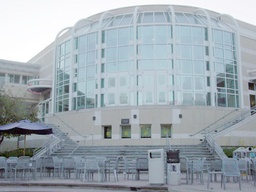
#> input picture Planar Projective Transformation/price_center20.JPG, 256 x 192 px, shrunk from 600 x 450 before the run
$ jupyter execute 'Assignment 4.ipynb'   (shell and % lines are left out)
#> lines starting #> are read from the running program, lines starting #| are printed output that depends on the picture
# CSE 252B: Computer Vision II, Winter 2019 – Assignment 4
### Instructor: Ben Ochoa
### Due: Wednesday, March 6, 2019, 11:59 PM

## Instructions
* Review the academic integrity and collaboration policies on the course website.
* This assignment must be completed individually.
* This assignment contains both math and programming problems.
* All solutions must be written in this notebook
* Math problems must be done in Markdown/LATEX. Remember to show work and describe your solution.
* Programming aspects of this assignment must be completed using Python in this notebook.
* This notebook contains skeleton code, which should not be modified (This is important for standardization to facilate effeciant grading).
* You may use python packages for basic linear algebra, but you may not use packages that directly solve the problem. Ask the instructor if in doubt.
* You must submit this notebook exported as a pdf. You must also submit this notebook as an .ipynb file.
* You must submit both files (.pdf and .ipynb) on Gradescope. You must mark each problem on Gradescope in the pdf.
* It is highly recommended that you begin working on this assignment early.

[cell 1]
import numpy as np
from PIL import Image
import matplotlib.pyplot as plt
import matplotlib.patches as patches
import time

# open the input images
I1 = np.array(Image.open('price_center20.JPG'), dtype='float')/255.
I2 = np.array(Image.open('price_center21.JPG'), dtype='float')/255.
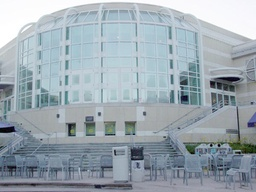
#> input picture Planar Projective Transformation/price_center21.JPG, 256 x 192 px, shrunk from 600 x 450 before the run

# Display the input images
plt.figure(figsize=(14,8))
plt.subplot(1,2,1)
plt.imshow(I1)
plt.subplot(1,2,2)
plt.imshow(I2)
plt.show()
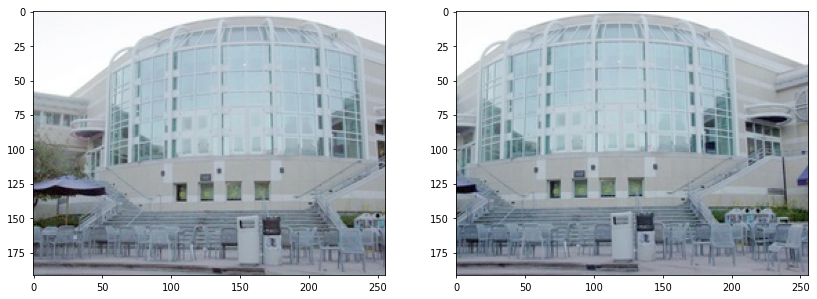
#> figure drawn by matplotlib, 2 panels

## Problem 1 (Programming): Feature detection (20 points)
Download input data from the course website. The file price_center20.JPG
contains image 1 and the file price_center21.JPG contains image 2.

For each input image, calculate an image where each pixel value is the minor
eigenvalue of the gradient matrix

$N=\left[ \begin{array}{cc}
\sum\limits_w I_x^2 & \sum\limits_w I_x I_y\\
\sum\limits_w I_x I_y & \sum\limits_w I_y^2
\end{array} \right]$

where w is the window about the pixel, and $I_x$ and $I_y$ are the gradient images in
the x and y direction, respectively. Calculate the gradient images using the fivepoint
central difference operator. Set resulting values that are below a specified
threshold value to zero (hint: calculating the mean instead of the sum in N allows
for adjusting the size of the window without changing the threshold value). Apply
an operation that suppresses (sets to 0) local (i.e., about a window) nonmaximum
pixel values in the minor eigenvalue image. Vary these parameters such that
around 600–650 features are detected in each image. For resulting nonzero pixel
values, determine the subpixel feature coordinate using the Forstner corner point
operator.

#### Report your final values for:
 * the size of the feature detection window (i.e. the size of the window used to calculate the elements in the gradient matrix N)
 * the minor eigenvalue threshold value
 * the size of the local nonmaximum suppression window
 * the resulting number of features detected (i.e. corners) in each image.

#### Display figures for:
 * original images with detected features

[cell 2]
from scipy.ndimage import convolve

def ImageGradient(I, w, t):
    # inputs:
    # I is the input image (may be mxn for Grayscale or mxnx3 for RGB)
    # w is the size of the window used to compute the gradient matrix N
    # t is the minor eigenvalue threshold
    #
    # outputs:
    # N is the 2x2xmxn gradient matrix
    # b in the 2x1xmxn vector used in the Forstner corner detector
    # J0 is the mxn minor eigenvalue image of N before thresholding
    # J1 is the mxn minor eigenvalue image of N after thresholding

#> called with w = 9, t = 0.000135
    w = int(w/2)
    m,n = I.shape[:2]
    N = np.zeros((2,2,m,n))
    b = np.zeros((2,1,m,n))
    J0 = np.zeros((m,n))
    J1 = np.zeros((m,n))

    """your code here"""
    # Change RGB to Gray
    I = np.array(Image.fromarray((I*255).astype('uint8')).convert('L'), dtype = 'float')/255.

    # Convolution and preparation for later calculation
    K = 1./12. * np.array([-1., 8., 0., -8., 1.])
    I_x, I_y = I.copy(), I.copy()
    I_xx, I_yy, I_xy = I.copy(),I.copy(),I.copy() # matrix for calculating Gradient matrix
    # matrix for calculating b
    x_I_xx, y_I_yy, x_I_xy, y_I_xy = I.copy(),I.copy(),I.copy(), I.copy()
    for i in range(I.shape[0]):
        I_x[i] = convolve(I[i], K, mode='reflect')
        I_xx[i] = I_x[i]*I_x[i]
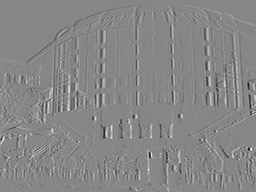
#> I_x: shape (192, 256) float64; min -0.43, max 0.383, mean 0.00016; drawn with min black and max white
    for j in range(I.shape[1]):
        I_y[:,j] = convolve(I[:,j], K, mode='reflect')
        I_yy[:,j] = I_y[:,j]*I_y[:,j]
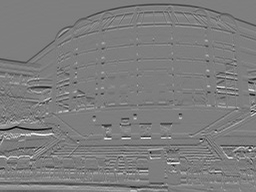
#> I_y: shape (192, 256) float64; min -0.404, max 0.411, mean -0.00221; drawn with min black and max white
    I_xy = I_x*I_y

    # reduce value smaller than e-10 to 0
    I_xx[I_xx < 10**(-20)] = 0
#> I_xx: shape (192, 256) float64; min 0, max 0.185, mean 0.0019
    I_yy[I_yy < 10**(-20)] = 0
#> I_yy: shape (192, 256) float64; min 0, max 0.169, mean 0.00249
    I_xy[I_xy < 10**(-20)] = 0

    for i in range(I.shape[0]):
        for j in range(I.shape[1]):
            x_I_xx[i,j] = j*I_xx[i,j]
            y_I_yy[i,j] = i*I_yy[i,j]
            x_I_xy[i,j] = j*I_xy[i,j]
            y_I_xy[i,j] = i*I_xy[i,j]

    # Gradient Image and the b vector for corner detector
    def SingleWindow(i, j):
        g = np.zeros((2,2))
        sb = np.zeros((2,1))
        if i<w or j<w or i+w+1>m or j+w+1>n: return g, sb
        else:
            g[0][0] = I_xx[i-w:i+w+1, j-w:j+w+1].mean()
            g[1][1] = I_yy[i-w:i+w+1, j-w:j+w+1].mean()
            g[0][1] = g[1][0] = I_xy[i-w:i+w+1, j-w:j+w+1].mean()
            sb[0,0] = x_I_xx[i-w:i+w+1, j-w:j+w+1].mean() + \
                                y_I_xy[i-w:i+w+1, j-w:j+w+1].mean()
            sb[1,0] = y_I_yy[i-w:i+w+1, j-w:j+w+1].mean() + \
                                x_I_xy[i-w:i+w+1, j-w:j+w+1].mean()
            return g, sb

    for i in range(m):
        for j in range(n):
            N[:,:,i,j], b[:,:,i,j]= SingleWindow(i,j)

    # Minor eigen values
    for i in range(m):
        for j in range(n):
            lam = np.min(np.linalg.eigvals(N[:,:,i,j]))
            J0[i,j] = lam
            J1[i,j] = lam if lam>=t else 0.
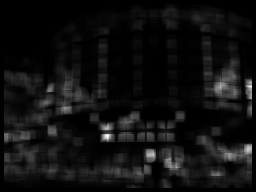
#> J0: shape (192, 256) float64; min -4.24e-22, max 0.014, mean 0.00091; drawn with min black and max white

    return N, b, J0, J1


def NMS(J, w_nms):
    # Apply nonmaximum supression to J using window w
    # For any window in J, the result should only contain 1 nonzero value
    # In the case of multiple identical maxima in the same window,
    # the tie may be broken arbitrarily
    #
    # inputs:
    # J is the minor eigenvalue image input image after thresholding
    # w_nms is the size of the local nonmaximum suppression window
    #
    # outputs:
    # J2 is the mxn resulting image after applying nonmaximum suppression
    #

#> called with w_nms = 9
    w_nms=int(w_nms/2)
    J2 = J.copy()
    J_tmp = J.copy()
    m,n = J.shape
    """your code here"""
    for i in range(w_nms, m-w_nms):
        for j in range(w_nms, n-w_nms):
            window = J_tmp[i-w_nms:i+w_nms+1, j-w_nms:j+w_nms+1]
            maximum = np.amax(window)   # find the maximum value in the window
            window[window<maximum]=0   # abandon those smaller than maximum value
            J2[i-w_nms:i+w_nms+1,j-w_nms: j+w_nms+1] = window.copy()
    return J2


def ForstnerCornerDetector(J, N, b):
    # Gather the coordinates of the nonzero pixels in J
    # Then compute the sub pixel location of each point using the Forstner operator
    #
    # inputs:
    # J is the NMS image
    # N is the 2x2xmxn gradient matrix
    # b is the 2x1xmxn vector computed in the image_gradient function
    #
    # outputs:
    # C is the number of corners detected in each image
    # pts is the 2xC list of coordinates of subpixel accurate corners
    #     found using the Forstner corner detector

    """your code here"""
    m, n = J.shape
    C = 0
    pts = []
    for i in range(m):
        for j in range(n):
            if J[i,j]==0.: continue
            else:
                # solve for x_center, y_center
                p = np.linalg.solve(N[:,:,i,j],b[:,:,i,j])
                C+=1
                pts.append(p)
    pts = np.array(pts).T[0]
    return C, pts


# feature detection
def RunFeatureDetection(I, w, t, w_nms):
    N, b, J0, J1 = ImageGradient(I, w, t)
    J2 = NMS(J1, w_nms)
    C, pts = ForstnerCornerDetector(J2, N, b)
    return C, pts, J0, J1, J2

[cell 3]
# input images
I1 = np.array(Image.open('price_center20.JPG'), dtype='float')/255.
I2 = np.array(Image.open('price_center21.JPG'), dtype='float')/255.

# parameters to tune
w = 9
t = 0.000135
w_nms = 9

tic = time.time()

# run feature detection algorithm on input images
C1, pts1, J1_0, J1_1, J1_2 = RunFeatureDetection(I1, w, t, w_nms)
C2, pts2, J2_0, J2_1, J2_2 = RunFeatureDetection(I2, w, t, w_nms)
#> call 2 of ImageGradient, with w = 9, t = 0.000135
#> after the loop in ImageGradient (call 2), `for i in range(I.shape[0]):`:
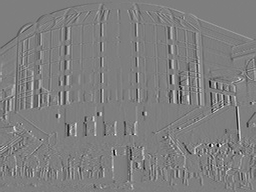
#> I_x: shape (192, 256) float64; min -0.389, max 0.393, mean -0.0001; drawn with min black and max white
#> after the loop in ImageGradient (call 2), `for i in range(I.shape[0]):`:
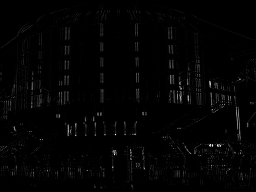
#> I_xx: shape (192, 256) float64; min 0, max 0.155, mean 0.00222; drawn with min black and max white
#> after the loop in ImageGradient (call 2), `for j in range(I.shape[1]):`:
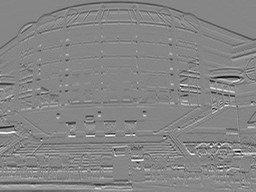
#> I_y: shape (192, 256) float64; min -0.444, max 0.398, mean -0.00229; drawn with min black and max white
#> after the loop in ImageGradient (call 2), `for j in range(I.shape[1]):`:
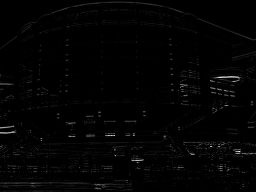
#> I_yy: shape (192, 256) float64; min 0, max 0.197, mean 0.00272; drawn with min black and max white
#> after the loop in ImageGradient (call 2), `for i in range(m):`:
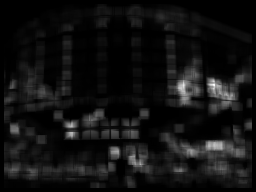
#> J0: shape (192, 256) float64; min -4.24e-22, max 0.0152, mean 0.00107; drawn with min black and max white
#> (the rest of the program and of its run is left out)
